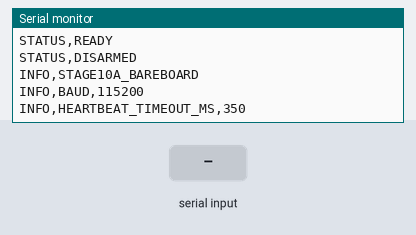
This sketch was run on a simulated ESP32. Shown: the last lines printed to the serial monitor. Inputs (shaded band) come from the test bench.

Above: at 1.9 s.
2.0 s: "CMD,PING\n" received over Serial
At 3.2 s:
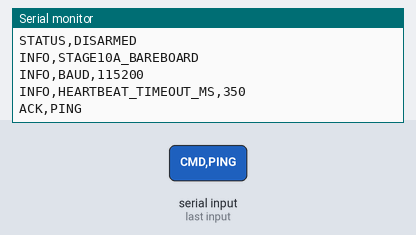
3.5 s: "CMD,ARM\n" received over Serial
At 4.7 s:
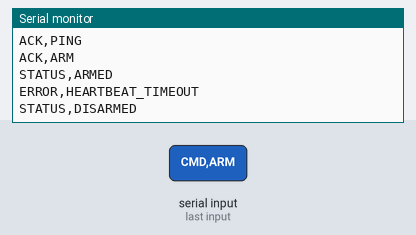
5.0 s: "CMD,DISARM\n" received over Serial
At 5.5 s:
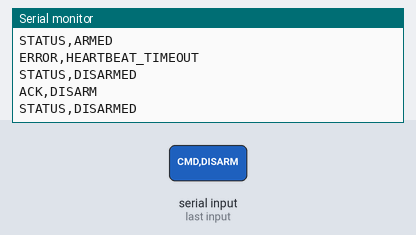
6.5 s: "CMD,STOP\n" received over Serial
At 7.7 s:
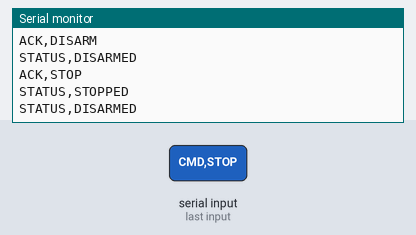
8.0 s: "CMD,HEARTBEAT\n" received over Serial
At 9.0 s:
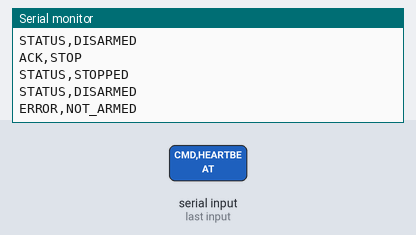
9.5 s: "CMD,FORWARD\n" received over Serial
At 10.2 s:
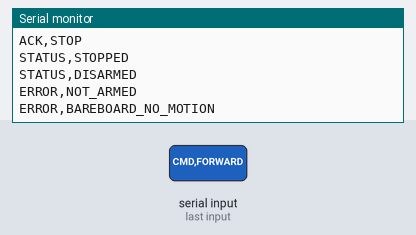

Measured:
- after the input at 2.0 s, the serial monitor: prints a new line at once (image 1)
- after the input at 3.5 s, the serial monitor: prints a new line at once (image 2)
- after the input at 5.0 s, the serial monitor: prints a new line at once (image 3)
- after the input at 6.5 s, the serial monitor: prints a new line at once (image 4)
- after the input at 8.0 s, the serial monitor: prints a new line at once (image 5)
- after the input at 9.5 s, the serial monitor: prints a new line at once (image 6)

The sketch:

Atlas_6_0_Stage_10A_Bareboard_Serial_Test.ino
```cpp
/*
  Atlas 6.0 - Stage 10A Bare-Board Serial Protocol Test
  -----------------------------------------------------
  Purpose:
    Validate ESP32 boot safety, serial protocol, ARM/DISARM/STOP,
    heartbeat and heartbeat timeout BEFORE reconnecting any hardware.

  IMPORTANT:
    - BARE BOARD ONLY.
    - No motor GPIOs are configured.
    - No movement can be generated by this firmware.
    - Baud rate: 115200.
*/

#include <Arduino.h>

static const uint32_t SERIAL_BAUD = 115200;
static const uint32_t HEARTBEAT_TIMEOUT_MS = 350;

enum AtlasState {
  STATE_DISARMED,
  STATE_ARMED
};

AtlasState atlasState = STATE_DISARMED;

String rxLine;
uint32_t lastHeartbeatMs = 0;
bool heartbeatActive = false;

void sendLine(const String &s) {
  Serial.println(s);
}

void sendCurrentStatus() {
  if (atlasState == STATE_ARMED) {
    sendLine("STATUS,ARMED");
  } else {
    sendLine("STATUS,DISARMED");
  }
}

void disarmSystem(const char *reason = nullptr) {
  atlasState = STATE_DISARMED;
  heartbeatActive = false;

  if (reason != nullptr) {
    sendLine(String("ERROR,") + reason);
  }

  sendLine("STATUS,DISARMED");
}

void handleCommand(String line) {
  line.trim();

  if (line.length() == 0) {
    return;
  }

  if (line == "CMD,STATUS") {
    sendCurrentStatus();
    return;
  }

  if (line == "CMD,PING") {
    sendLine("ACK,PING");
    return;
  }

  if (line == "CMD,ARM") {
    atlasState = STATE_ARMED;
    lastHeartbeatMs = millis();
    heartbeatActive = true;

    sendLine("ACK,ARM");
    sendLine("STATUS,ARMED");
    return;
  }

  if (line == "CMD,DISARM") {
    atlasState = STATE_DISARMED;
    heartbeatActive = false;

    sendLine("ACK,DISARM");
    sendLine("STATUS,DISARMED");
    return;
  }

  if (line == "CMD,STOP") {
    sendLine("ACK,STOP");
    sendLine("STATUS,STOPPED");
    sendCurrentStatus();
    return;
  }

  if (line == "CMD,HEARTBEAT") {
    if (atlasState != STATE_ARMED) {
      sendLine("ERROR,NOT_ARMED");
      return;
    }

    lastHeartbeatMs = millis();
    heartbeatActive = true;
    sendLine("ACK,HEARTBEAT");
    return;
  }

  if (line.startsWith("CMD,FORWARD") ||
      line.startsWith("CMD,BACKWARD") ||
      line.startsWith("CMD,LEFT") ||
      line.startsWith("CMD,RIGHT")) {
    sendLine("ERROR,BAREBOARD_NO_MOTION");
    return;
  }

  sendLine("ERROR,INVALID_COMMAND");
}

void checkHeartbeatTimeout() {
  if (atlasState != STATE_ARMED || !heartbeatActive) {
    return;
  }

  uint32_t now = millis();

  if ((uint32_t)(now - lastHeartbeatMs) > HEARTBEAT_TIMEOUT_MS) {
    disarmSystem("HEARTBEAT_TIMEOUT");
  }
}

void setup() {
  Serial.begin(SERIAL_BAUD);
  delay(700);

  atlasState = STATE_DISARMED;
  heartbeatActive = false;

  sendLine("STATUS,READY");
  sendLine("STATUS,DISARMED");
  sendLine("INFO,STAGE10A_BAREBOARD");
  sendLine("INFO,BAUD,115200");
  sendLine("INFO,HEARTBEAT_TIMEOUT_MS,350");
}

void loop() {
  while (Serial.available() > 0) {
    char c = (char)Serial.read();

    if (c == '\n') {
      handleCommand(rxLine);
      rxLine = "";
    } else if (c != '\r') {
      if (rxLine.length() < 160) {
        rxLine += c;
      } else {
        rxLine = "";
        sendLine("ERROR,LINE_TOO_LONG");
      }
    }
  }

  checkHeartbeatTimeout();
}
```
